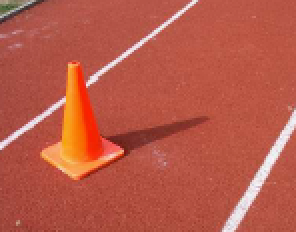
%> input picture 2.png, 148 x 116 px (shown 2 times larger)
$ octave --eval "intrinsic;"   (GNU Octave 9; MATLAB toolbox functions it lacks are replaced by stand-ins)
%> lines starting %> are read from the running program, lines starting %| are printed output that depends on the picture
### chromaticity1.m
function [X,Y] = chromaticity1(R, G, B, h, w)
    GR = G ./ R;%X
    BR = B ./ R;%Y
    s = h*w;
    X = reshape(GR, 1, s);
    Y = reshape(BR, 1, s);
    X = double(X); Y = double(Y);
    X = arrayfun(@(x) log(x), X);
    Y = arrayfun(@(x) log(x), Y);
end

### intrinsic.m
function intrinsic( )
%INTRINSIC Summary of this function goes here
%   Detailed explanation goes here
chromaChoice = 1;
I = imread('2.png');
%> I is the input picture: size 116x148x3 uint8; mean R, G, B 184.2, 89.2, 71.7
I = im2double(I);
%> I: size 116x148x3 double
myfilter = fspecial('gaussian',[3 3], 0.5);
I = imfilter(I, myfilter, 'replicate');

% odstran nuly koli logu a deleniu
I(I==0)=1;
%> I: size 116x148x3 double; mean R, G, B 0.722, 0.35, 0.281; mean of the top-left, top-right, bottom-left and bottom-right quarters 0.449, 0.456, 0.432, 0.468

[h, w, dim] = size(I);
%> h = 116; w = 148; dim = 3
R = I(:, :, 1);
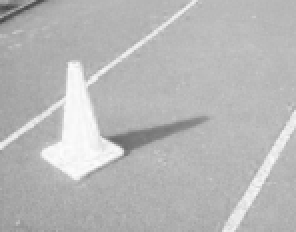
%> R: size 116x148 double (shown 2 times larger); min 0.274, max 0.995, mean 0.722
G = I(:, :, 2);
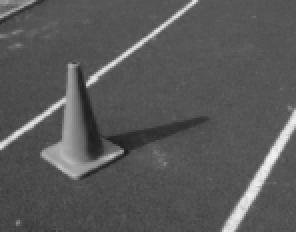
%> G: size 116x148 double (shown 2 times larger); min 0.109, max 0.955, mean 0.35
B = I(:, :, 3);
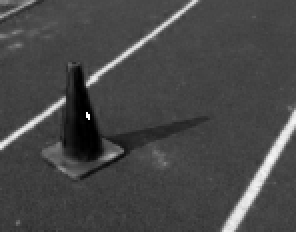
%> B: size 116x148 double (shown 2 times larger); min 4.45e-05, max 1, mean 0.281

% spocitaj si chromaticitu
if (chromaChoice == 1)
    [X, Y] = chromaticity1(R, G, B, h, w);
%> in chromaticity1, `GR = G ./ R;`:
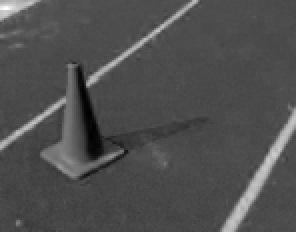
%> GR: size 116x148 double (shown 2 times larger); min 0.119, max 1.28, mean 0.481; drawn with min black and max white
%> in chromaticity1, `BR = B ./ R;`:
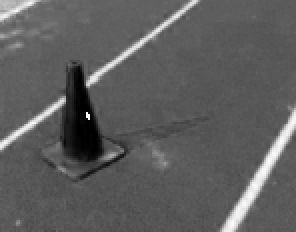
%> BR: size 116x148 double (shown 2 times larger); min 4.59e-05, max 1.06, mean 0.39; drawn with min black and max white
else
    [X, Y] = chromaticity2(R, G, B, h, w);
end
vec = [X; Y];
%scatter(X,Y, 1);

% udaje ziskane z entropie
bestTheta = 1;
bestEntropy = 9999;
bestProj = [];

% premenne pre cyklus
idx = 1;
[qwertyu, num] = size(vec);
%> qwertyu = 2; num = 17168
l_start = 1; l_end = 180; l_step = 5;

% entropia ktoru potom zobrazim v plote
%> (the run ends here)

$ run again, with 1.png copied over 2.png
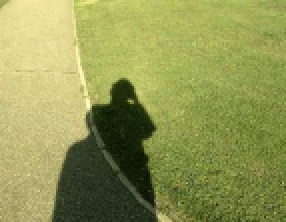
%> input picture 1.png, 143 x 111 px (shown 2 times larger)
%> in intrinsic, I is the input picture: size 111x143x3 uint8; mean R, G, B 146.4, 151.9, 84.3
%> in chromaticity1, `GR = G ./ R;`:
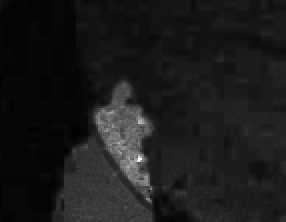
%> GR: size 111x143 double (shown 2 times larger); min 0.92, max 2.49, mean 1.09; drawn with min black and max white
%> in chromaticity1, `BR = B ./ R;`:
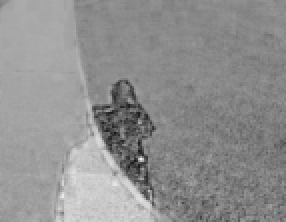
%> BR: size 111x143 double (shown 2 times larger); min 0.0935, max 0.947, mean 0.567

$ run again, with 3.png copied over 2.png
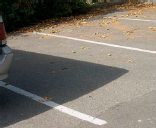
%> input picture 3.png, 156 x 128 px
%> in intrinsic, I is the input picture: size 128x156x3 uint8; mean R, G, B 123.2, 116.4, 106.9
%> in intrinsic, `G = I(:, :, 2);`:
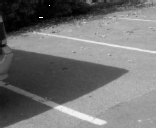
%> G: size 128x156 double; min 8.9e-05, max 1, mean 0.457
%> in intrinsic, `B = I(:, :, 3);`:
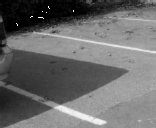
%> B: size 128x156 double; min 4.45e-05, max 1, mean 0.42

$ run again, with 4.png copied over 2.png
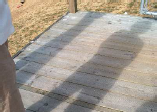
%> input picture 4.png, 157 x 112 px
%> in intrinsic, I is the input picture: size 112x157x3 uint8; mean R, G, B 161, 152.8, 142.1
%> in intrinsic, `B = I(:, :, 3);`:
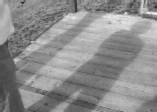
%> B: size 112x157 double; min 0.117, max 0.957, mean 0.557
%> in chromaticity1, `BR = B ./ R;`:
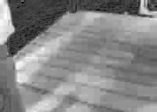
%> BR: size 112x157 double; min 0.435, max 1.31, mean 0.898; drawn with min black and max white
